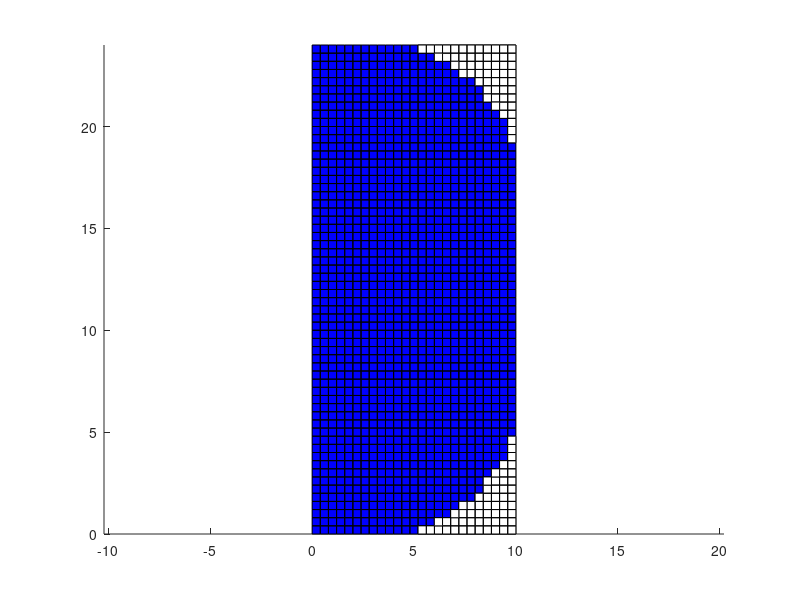
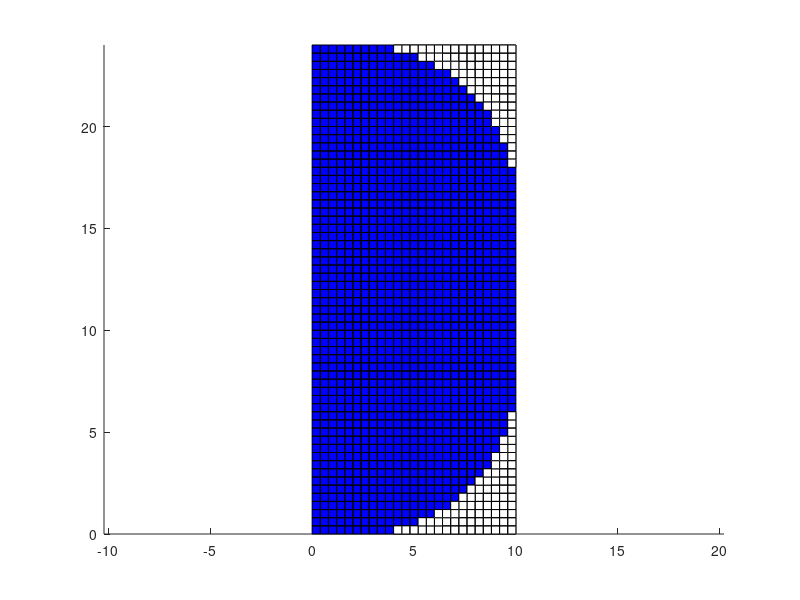
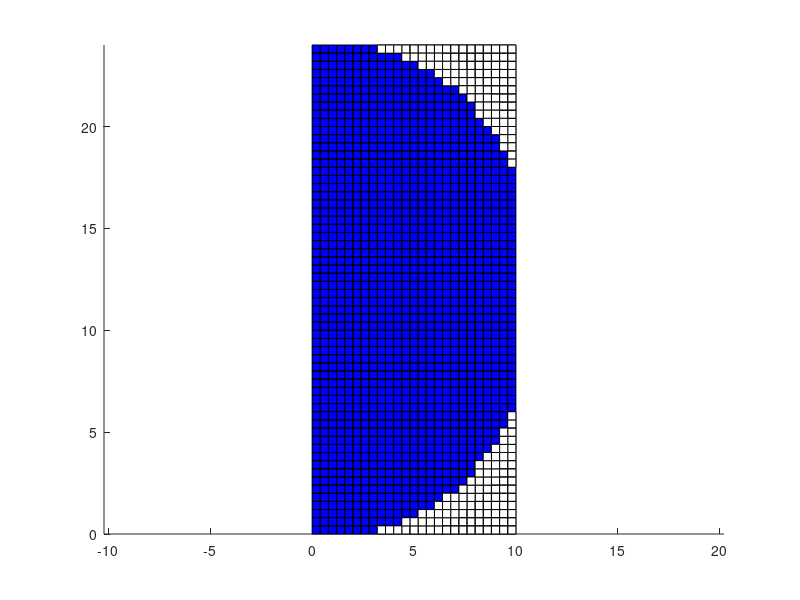
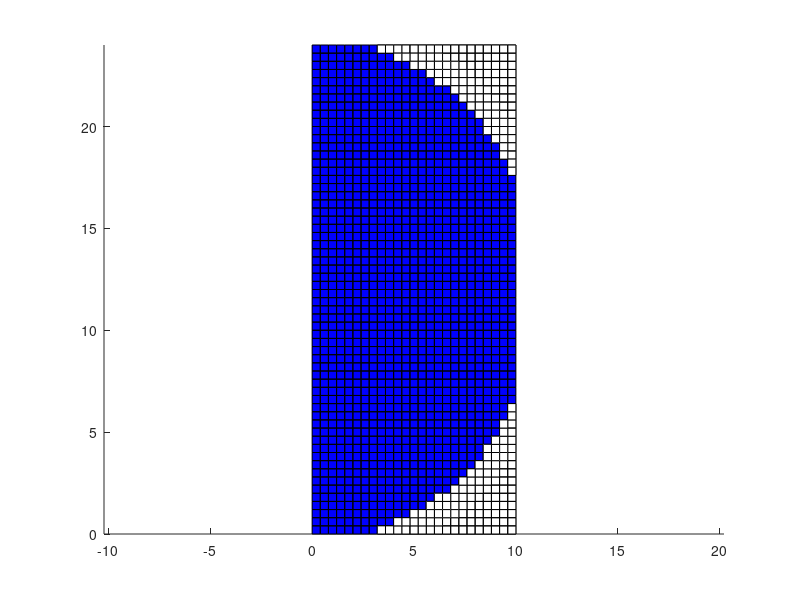

These charts were generated, in order, by the following MATLAB code: (Note: a time limit stopped this script after it produced the figures.)
% UNIVERSIDADE ESTADUAL DE CAMPINAS
% FACULDADE DE ENGENHARIA MECANICA
% METODOS DE OTIMIZACAO TOPOLOGICA EVOLUCIONARIA 
%
% DIPL. -ENG RENAN MIRANDA PORTELA
%% cleaning

clc; clear; close all

%% coordinate matrix

nx = 26; % nodes number in x
ny = 61; % nodes number in y
Lx = 10; % length in x
Ly = 24; % length in y
ex = nx - 1; % element number in x
ey = ny - 1; % element number in y
a = Lx/nx; % element length
b = Ly/ny; % element hight

coordx = linspace(0,Lx,nx); % coordinate in x
coordy = linspace(0,Ly,ny); % coordinate in y
[X,Y] = meshgrid(coordx,coordy);
X = X';
Y = Y';
num = 1:nx*ny; % number of nodes
coord = [num(:),X(:),Y(:)]; % coordinate matrix
%% incidence matrix

inci = zeros(ex*ey,6); % incidence matrix pre-location
A = coord(:,1);
A = reshape(A,[nx,ny]);
k = 1;
for j = 1:ny-1
    for i = 1:nx-1
        if k > ex*ey/2
            mat = 1;
        else
            mat = 1;
        end
        inci(k,:)=[mat, A(i,j),A(i+1,j),A(i+1,j+1),A(i,j+1),k];
        k = k + 1;
    end
end

%% boundary conditions matrix

bc = zeros(2*ny,3);
k = 1;

for i = 1:ny
    bc(2*i-1,:) = [k, 1,0];
    bc(2*i,:) = [k, 2,0];
    k = k + nx;
end

%% load matrix

if mod(ey,2) == 0
    k = nx*(ny+1)/2;
else
    k = nx*(ny)/2;
end

load = [k 2 -1000];

%% material matrix
            %E          nu
material = [210e9 7860 0.3;  %steel
            70e9 2700 0.27]; %aluminium
        
%% solver
        
nel = size(inci,1);    % element number
nnodes = size(coord,1);% nodes number

alldof = 1:nnodes*2; % degrees of freedom
kg = zeros(2*nnodes); % global stiffness matrix pre-location
F = zeros(2*nnodes,1); %load matrix pre-location 
nload = size(load,1); %load quantity

for i = 1:nload
    if load(i,2) == 1
        F(2*load(i,1)-1) = load(i,3);        
    else
        F(2*load(i,1)) = load(i,3);
    end    
end


%% global stiffness matrix assemble

for i = 1:nel 
    
        no1 = inci(i,2); % first node element 
        no2 = inci(i,3); % second node element
        no3 = inci(i,4); % third node element
        no4 = inci(i,5); % fourth node element

        E = material(inci(i,1),1); % young's module

        nu = material(inci(i,1),3); % poisson module

        D = E*[1/(1-nu^2), nu/(1-nu^2), 0; 
               nu/(1-nu^2),  1/(1-nu^2),0;
                0,       0, 1/(2*(1+nu))];
        
        line = inci(1,:);
                
        posxy = coord(line(2:length(line)-1),2:3);    
            
        % Gauss quadrature
        np=2;
        pxi=[-1/sqrt(3),1/sqrt(3)];
        peta=[-1/sqrt(3),1/sqrt(3)];
        wi=1;
        wj=1;
        
        Nfun=4; % number of nodes for each element
        ke=zeros(2*Nfun); % local stiffness matrix pre-allocation
        Bs=zeros(3,2*Nfun); % deformation matrix pre-allocation
        
        for j=1:np
            xi=pxi(j);
            for k=1:np
                eta=peta(k);
                N=[1/4*(1-xi)*(1-eta), 1/4*(1+xi)*(1-eta), 1/4*(1+xi)*(1+eta), 1/4*(1-xi)*(1+eta)];
                dNxi=[eta/4 - 1/4,1/4 - eta/4,eta/4 + 1/4,- eta/4 - 1/4];
                dNeta=[xi/4 - 1/4,- xi/4 - 1/4,xi/4 + 1/4,1/4 - xi/4];
                % Jacobian
                J=[dNxi;dNeta]*posxy;
                % Jacobian determinant
                detJ=det(J);
                iJ=J^-1;
                %   deformation matrix Bs
                p = 1:2:8; %vetor de 1 ate 8(
                Bs(1,p)   = iJ(1,1)*dNxi + iJ(1,2)*dNeta;
                Bs(2,p+1) = iJ(2,1)*dNxi + iJ(2,2)*dNeta;
                Bs(3,p)   = Bs(2,p+1);
                Bs(3,p+1) = Bs(1,p);
                %	local stiffness matrix
                ke = ke + 0.001*Bs'*D*Bs*det(J)*wi*wj;
            end
        end
                              
        loc = [no1*2-1 no1*2 no2*2-1 no2*2 no3*2-1 no3*2 no4*2-1 no4*2]; % localization vector

        kg(loc,loc) = kg(loc,loc) + ke; % global stiffness matrix assemble
end

freedof = alldof;

for k = 1 : size(bc,1)
    freedof(2*bc(k,1)-(2-bc(k,2))) = 0;
end

F_aux = sparse(F(logical(freedof),1)); % column & rows elimination

u = zeros(size(F_aux,1),1);

figure('Name','Truss - ESO','NumberTitle','off');
patch('Faces',inci(:,2:5),'Vertices',coord(:,2:3),'FaceColor','blue')
axis equal
hold on

%% eso stress optimization

count = 0;

rr = 0.01; % rejection ratio
er = 0.01; % evolutionary rate
sc = 0.24; % stop criterion

x=ones(nel,1);

stress_max = zeros(1000,1);
stress_min = zeros(1000,1);
stress_ave = zeros(1000,1);

kk = 0;

conv = 0;

while conv == 0
    count = count + 1;
    
    kg_aux = sparse(kg(logical(freedof),logical(freedof))); % column & rows elimination
    
    u(logical(freedof),1) = kg_aux\F_aux;
    
    stress = zeros(nel,1);

    Bt=[-0.5/a,0,0.5/a,0,0.5/a,0,-0.5/a,0;
        0,-0.5/b,0,-0.5/b,0,0.5/b,0,0.5/b;
        -0.5/b,-0.5/a,-0.5/b,0.5/a,0.5/b,0.5/a,0.5/b,-0.5/a];

    for i = 1:nel
        no1 = inci(i,2); % first node element 
        no2 = inci(i,3); % second node element
        no3 = inci(i,4); % third node element
        no4 = inci(i,5); % fourth node element

        nu = material(inci(i,1),3); % poisson module
        D = E/(1-nu^2)*[1 nu 0;
                       nu 1 0;
                       0 0 (1-nu)/2];

        loc = [no1*2-1 no1*2 no2*2-1 no2*2 no3*2-1 no3*2 no4*2-1 no4*2]; % localization vector
        epi = u(loc,1);

        T_el=D*Bt*epi; % stress within the element

        stress(i,1)=sqrt((T_el(1,1)^2)+(T_el(2,1)^2)-(T_el(1,1)*T_el(2,1))+3*(T_el(3,1)^2));
    end
    
    stress(logical(x)==false) = 0;
    
    remove_element = find(stress < rr*max(stress));
    
    remove_element_aux = remove_element(x(remove_element)==1);
    
    while isempty(remove_element_aux)
        rr = rr + er;
    
        remove_element = find(stress < rr*max(stress));
    
        remove_element_aux = remove_element(x(remove_element)==1);
    end
    
    nel_del = length(remove_element_aux);
    
     if  mod(nel_del,2)~=0 
        nel_del = nel_del - 1; 
     end
    
     x(remove_element_aux) = 0;
     
     for j = 1:nel_del
        i = remove_element_aux(j,1);
         
        no1 = inci(i,2); % first node element 
        no2 = inci(i,3); % second node element
        no3 = inci(i,4); % third node element
        no4 = inci(i,5); % fourth node element

        E = material(inci(i,1),1); % young's module

        nu = material(inci(i,1),3); % poisson module

        k=[ 1/2-nu/6   1/8+nu/8 -1/4-nu/12 -1/8+3*nu/8 ... 
       -1/4+nu/12 -1/8-nu/8  nu/6       1/8-3*nu/8];

        ke = 0.001*E/(1-nu^2)*[ k(1) k(2) k(3) k(4) k(5) k(6) k(7) k(8)
                          k(2) k(1) k(8) k(7) k(6) k(5) k(4) k(3)
                          k(3) k(8) k(1) k(6) k(7) k(4) k(5) k(2)
                          k(4) k(7) k(6) k(1) k(8) k(3) k(2) k(5)
                          k(5) k(6) k(7) k(8) k(1) k(2) k(3) k(4)
                          k(6) k(5) k(4) k(3) k(2) k(1) k(8) k(7)
                          k(7) k(4) k(5) k(2) k(3) k(8) k(1) k(6)
                          k(8) k(3) k(2) k(5) k(4) k(7) k(6) k(1)];

        loc = [no1*2-1 no1*2 no2*2-1 no2*2 no3*2-1 no3*2 no4*2-1 no4*2]; % localization vector

        kg(loc,loc) = kg(loc,loc) - ke; % global stiffness matrix assemble
        
        ke = 1e-3*ke;
        
        kg(loc,loc) = kg(loc,loc) + ke; % global stiffness matrix assemble
     end
    
    stress_max(count,1) = max(stress);
    stress_min(count,1) = min(stress(x==1));
    stress_ave(count,1) = mean(stress(x==1));
     
    inci_aux = inci(remove_element_aux,:);
     
    nel_aux = sum(x);
    
    if rr >= sc
        conv = 1;
    end
     
    patch('Faces',inci_aux(:,2:5),'Vertices',coord(:,2:3),'FaceColor','white')
    pause(1e-6);
    
     if mod(count, 3) == 0
         kk = kk + 1;
         filename = sprintf('%d_%d_%d', ex, ey, kk);
         saveas(gcf,filename,'png')
     end
    
end     

count = 1:count;

stress_max = stress_max(count,1);
stress_min = stress_min(count,1);
stress_ave = stress_ave(count,1);


figure('Name','Stresses plot','NumberTitle','off');
hold on
plot(count,stress_max,'k')
plot(count,stress_min,'r')
plot(count,stress_ave,'g')
legend('Maximum stress','Minimum stress','Average stress')
xlabel('Iterations number')
ylabel('\sigma (Pa)')
